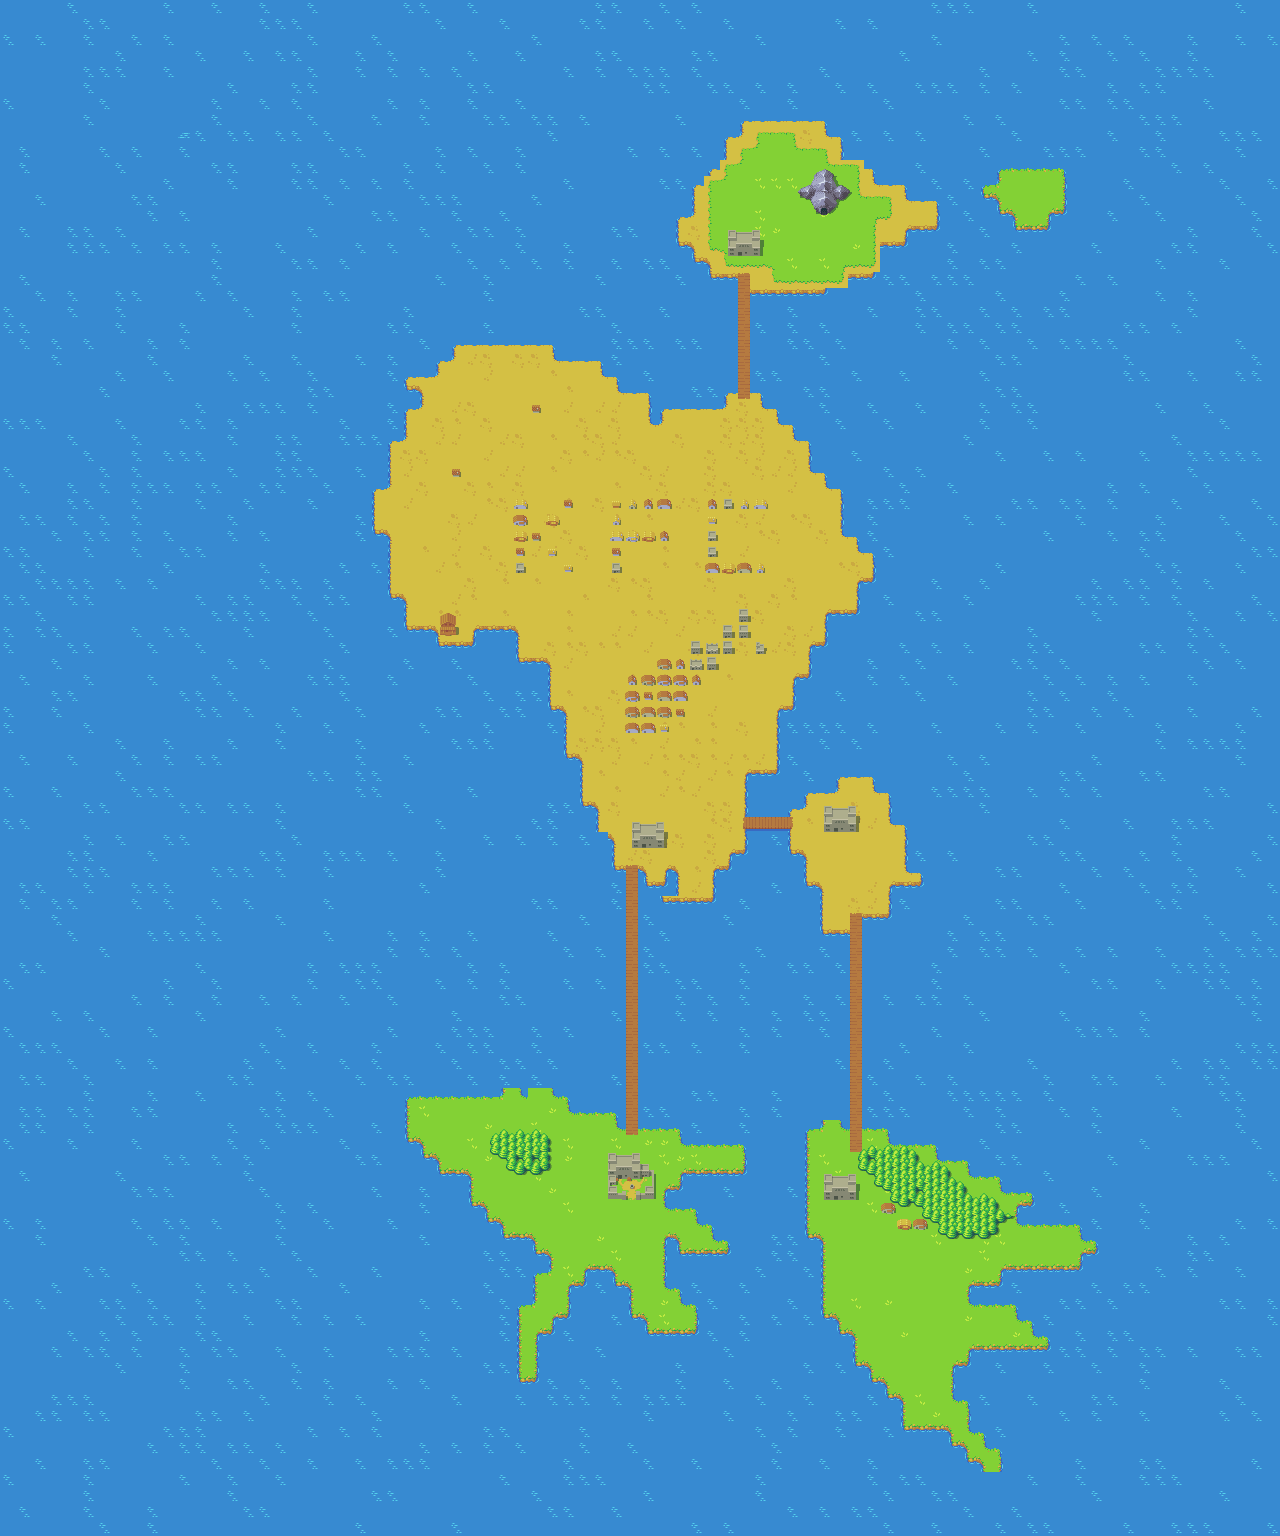

The image is a tile-based game level rendered from a .tmx file. Its description and source (layers, tilesets, objects; grid data summarised) follow:
An orthogonal 80x96 tile map with 16x16 px tiles, 7 tile layers (Water, Africa, Head, Foot, ...) and 1 object (Batiment).

<map version="1.10" tiledversion="1.11.0" orientation="orthogonal" renderorder="left-down" width="80" height="96" tilewidth="16" tileheight="16" infinite="0" nextlayerid="18" nextobjectid="12">
 <tileset firstgid="1" source="island_tileset.tsx" />
 <layer id="12" name="Water" width="80" height="96">
  <data>[7680 cells, 7680 non-empty, 3 distinct tile ids]</data>
 </layer>
 <layer id="5" name="Africa" width="80" height="96">
  <data>[7680 cells, 764 non-empty, 16 distinct tile ids]</data>
 </layer>
 <layer id="9" name="Head" width="80" height="96">
  <data>[7680 cells, 166 non-empty, 39 distinct tile ids]</data>
 </layer>
 <layer id="10" name="Foot" width="80" height="96">
  <data>[7680 cells, 472 non-empty, 15 distinct tile ids]</data>
 </layer>
 <layer id="11" name="Bridge" width="80" height="96">
  <data>[7680 cells, 44 non-empty, 6 distinct tile ids]</data>
 </layer>
 <layer id="14" name="Item" width="80" height="96">
  <data>[7680 cells, 85 non-empty, 28 distinct tile ids]</data>
 </layer>
 <layer id="16" name="House" width="80" height="96">
  <data>[7680 cells, 101 non-empty, 37 distinct tile ids]</data>
 </layer>
 <objectgroup id="17" name="Calque d'Objets 1">
  <object id="11" name="maison" type="Batiment" gid="120" x="1040.63" y="205.082" width="30.5" height="27" rotation="331.981" />
 </objectgroup>
</map>
